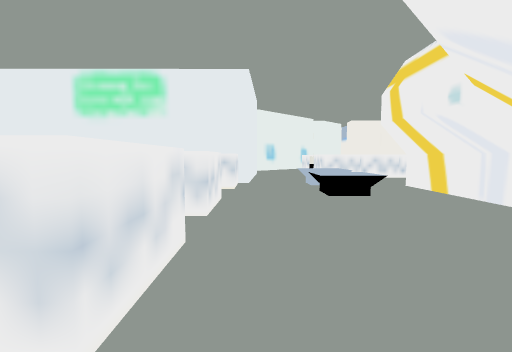
[1] (above)

24 first-person views from a walk through a level from a Godot 3-D game. The camera is 1.4 m above the floor, tilts 4° down and sees 85° across. The floor is counted in squares, 1 m on a side. Each view is taken from the middle of a square. On the plan, view 1 faces up. The plan holds only what a view shows up to about 14 squares ahead; the rest is blank. The place goes on beyond the plan. Characters and animated objects are left out. Some surface patterns are stand-ins.

[2]
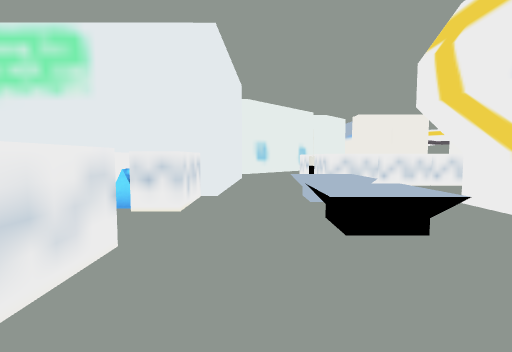

[3]
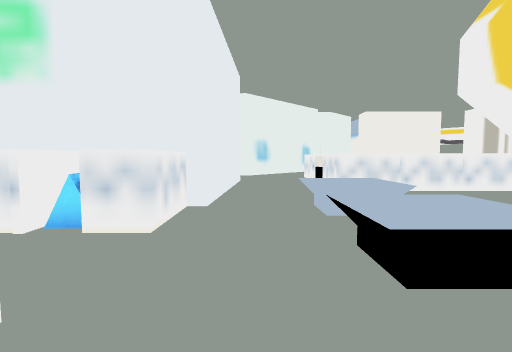

[4]
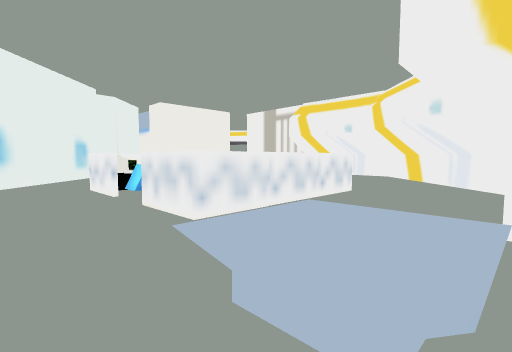

[5]
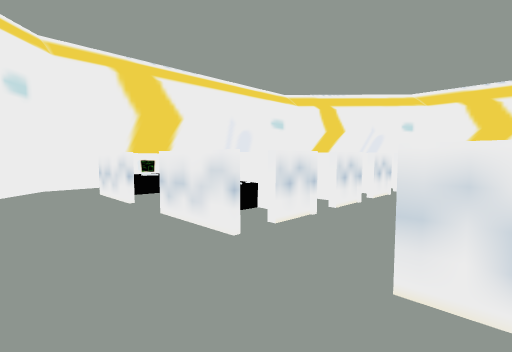

[6]
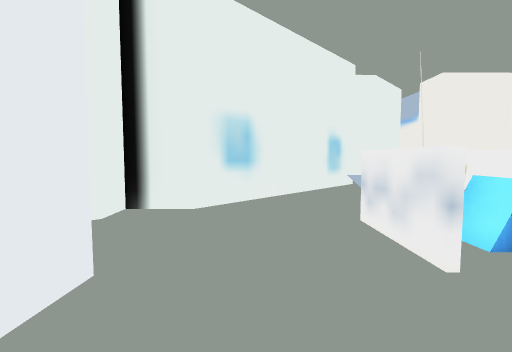

[7]
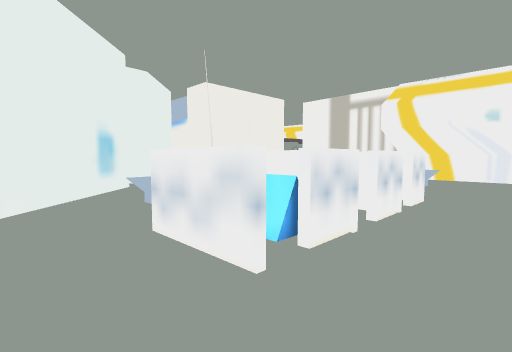

[8]
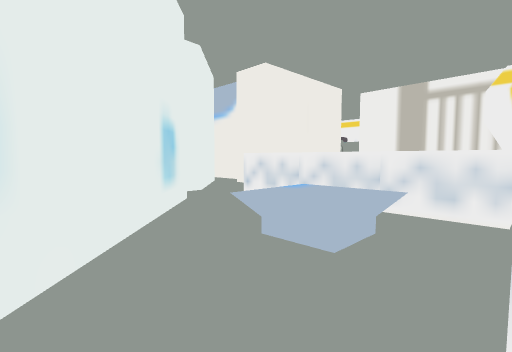

[9]
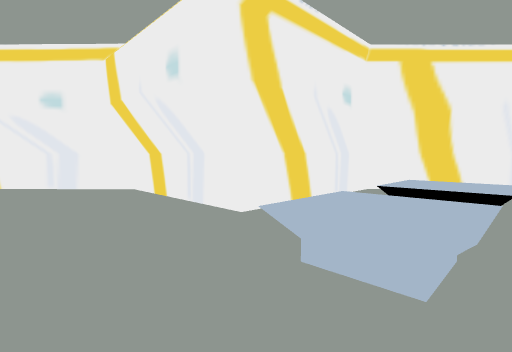

[10]
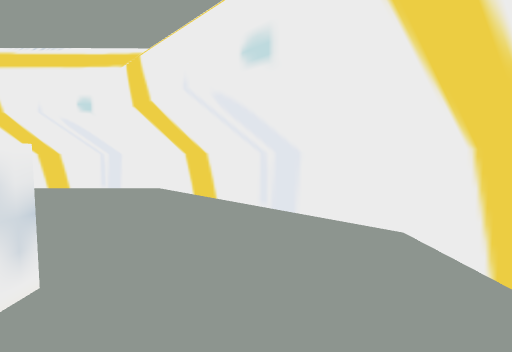

[11]
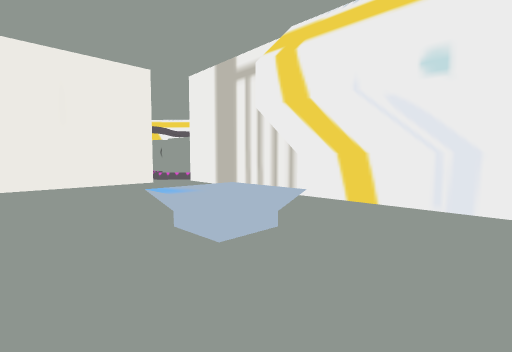

[12]
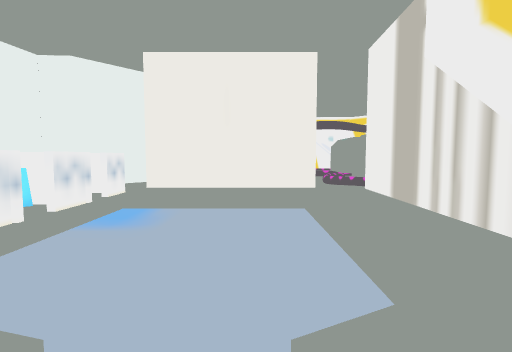

[13]
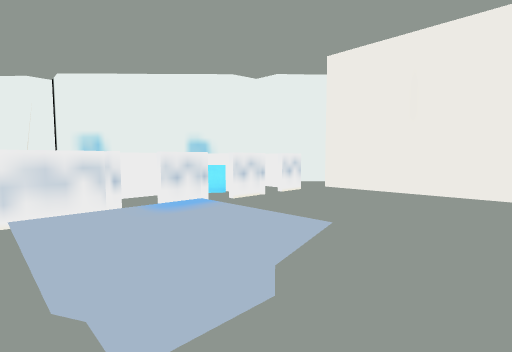

[14]
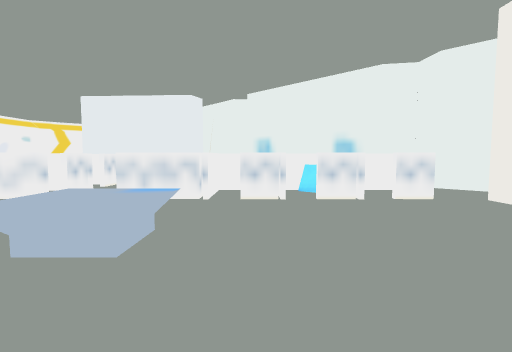

[15]
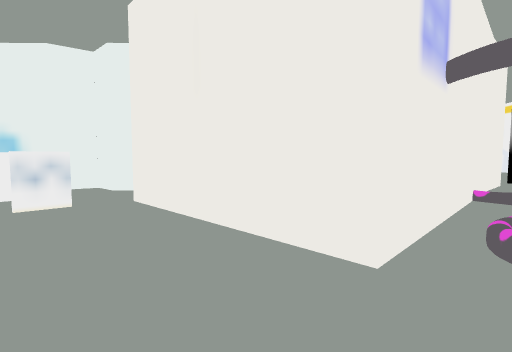

[16]
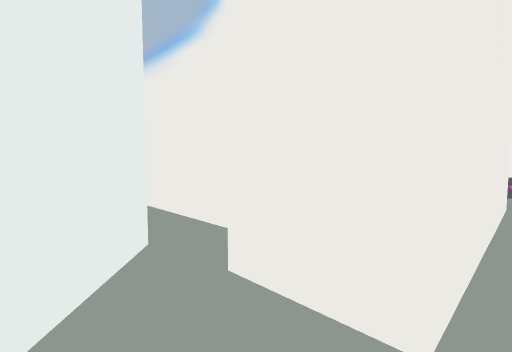

[17]
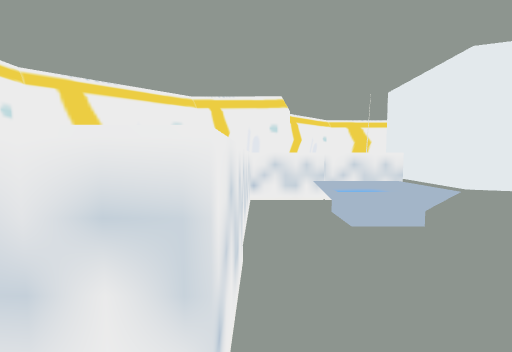

[18]
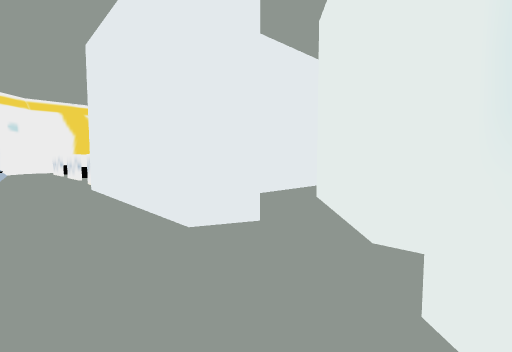

[19]
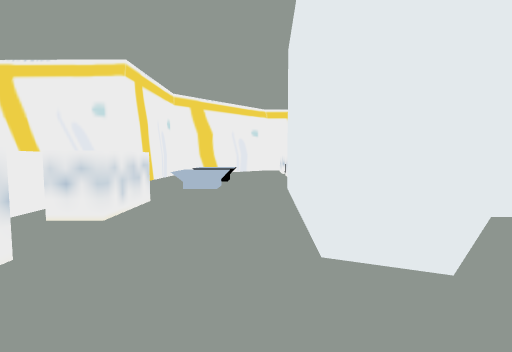

[20]
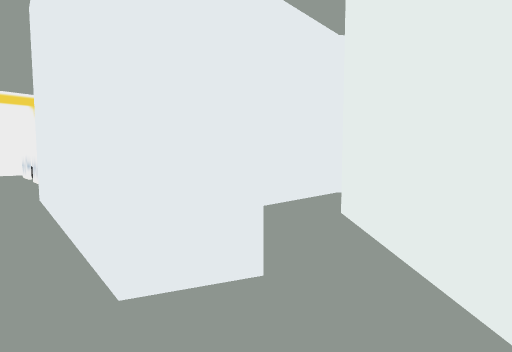

[21]
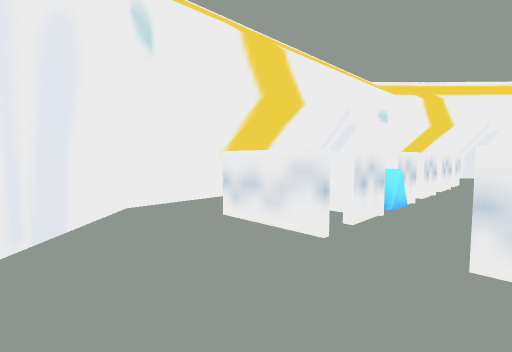

[22]
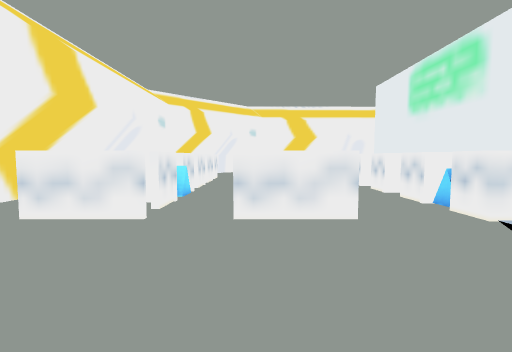

[23]
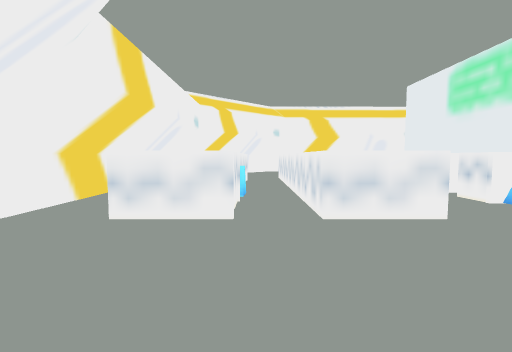

[24]
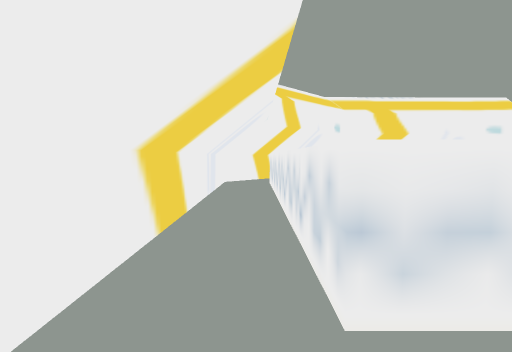

### Floor plan
Key: @ floor where view 1 was taken; # wall or solid block; x gap in a wall; . main floor; : floor 0.25 m higher than the main floor; = window, fence, low wall or low ledge; ^ raised ledge; R radio; O other object.
Columns run from 8 left of view 1 to 22 right of it. Each row starts with its distance up from view 1.
 47                             #
 46                             #
 45                             #
 44                             #
 43                       #     #:
 42                      .#     #.
 41                      .#     #.
 40                    ##.#     #
 39                   ##..#     #
 38                   #..      ##.
 37                  ##.#      #..
 36                ###..########..O
 35                #..............#
 34               ##.=^^#.........#
 33              ##..#..#.........#
 32             ##...#............#
 31            ##....####.........#
 30           ##..^^.##=#.........#
 29          ##..^^^.#^^^.........#
 28       ####...^^^.#..#.........#
 27       #..........#...........##
 26      ##......##^#^##^...^^...#
 25     ##......#R^^    ^...^^...#
 24    ##.......#.#^## ##...^^...#
 23    #..###......##............#
 22  ....## #....................#
 21 ....##  #...##.^#.^.#........#
 20 #####   #...^..# ^  #........#
 19         #...^^^^^^^^^.......##
 18         #..................##
 17        ##.................##
 16        #.................##
 15 ^^^#####...^^...........##
 14      ^ #...^^..........##
 13   ^  ^ #...^^..#########
 12 x#^.#x##.......#
 11   ........^^^..#
 10 ..........^^^..#
  9 ^x^#^^x#.......#
  8   ^ ^..#.......#
  7 ^^^^^^^^.......#
  6 ...............#
  5 ..............##
  4 #.^#^#.#.....##
  3     ^^^#....##
  2 ^^^^^^^#...##
  1 ..........##
  0 ........@##
 -1 ##########

Positions as (right, up) in squares from view 1, and headings:
1: (0, 0), facing up
2: (1, 5), facing up
3: (1, 7), facing up
4: (1, 13), facing up-right
5: (2, 13), facing down-left
6: (2, 20), facing up
7: (2, 21), facing up-right
8: (2, 26), facing up-right
9: (2, 18), facing down-right
10: (9, 16), facing right
11: (13, 21), facing up-right
12: (17, 23), facing up
13: (19, 24), facing up-left
14: (21, 28), facing left
15: (21, 32), facing up-left
16: (10, 35), facing up-right
17: (9, 35), facing down
18: (3, 28), facing down-left
19: (1, 27), facing down
20: (1, 26), facing down-left
21: (3, 7), facing down-left
22: (5, 7), facing left
23: (5, 5), facing left
24: (1, 1), facing left
